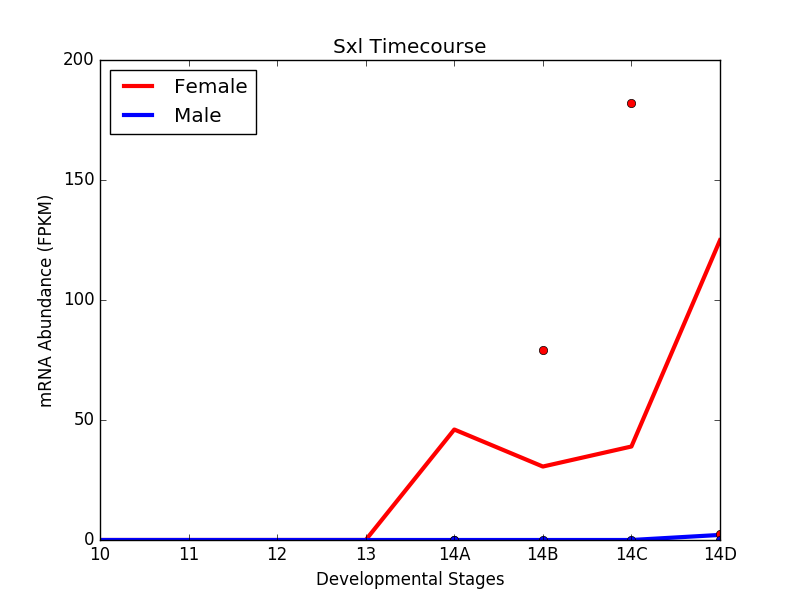

This figure's Python source:
#!/usr/bin/env python

"""
add timecourse of male Sxl abundance to the same plot
style it similarly to Lott et al., 2011 PLoS Biology (i.e. x-axis tick labels, color, legend, etc.)
add stage 14 replicates to the same plot (~/data/fastq/replicates.csv)

HINT: since there are only replicates for 14A/B/C/D, you will need to "skip" plotting 10/11/12/13
HINT: plt.plot( x, y, 'o' )
"""

import sys
import pandas as pd
import matplotlib.pyplot as plt

df_meta = pd.read_csv( sys.argv[1] )
ctab_dir = sys.argv[2]
df_dots = pd.read_csv( sys.argv[3])

fem_Sxl =[]

df_roi = df_meta["sex"] == "female" 
for sample in df_meta[ df_roi ][ "sample" ]:
    filename = ctab_dir + sample + "/t_data.ctab"
    df = pd.read_table( filename ) 
    df_roi2 = df["t_name"] == "FBtr0331261"
    fem_Sxl.append( df[ df_roi2 ]["FPKM"].values )




male_Sxl =[]

df_roi3 = df_meta["sex"] == "male"
for sample in df_meta[ df_roi3 ][ "sample" ]:
    filename = ctab_dir + "/" + sample + "/t_data.ctab"
    df = pd.read_table ( filename )

    df_roi4 = df["t_name"] == "FBtr0331261"
    male_Sxl.append( df[ df_roi4 ] ["FPKM"].values)
#
#
# #adding replicates dots
#
fem_replicates =[]

df_roi = df_dots["sex"] == "female"
for sample in df_dots[ df_roi ][ "sample" ]:
    filename = ctab_dir + sample + "/t_data.ctab"
    df = pd.read_table ( filename )
    df_roi2 = df["t_name"] == "FBtr0331261"
    fem_replicates.append( df[ df_roi2 ] ["FPKM"].values)
#
male_replicates =[]

df_roi = df_dots["sex"] == "male"
for sample in df_dots[ df_roi ][ "sample" ]:
    filename = ctab_dir + sample + "/t_data.ctab"
    df = pd.read_table ( filename )
    df_roi2 = df["t_name"] == "FBtr0331261"
    male_replicates.append( df[ df_roi2 ] ["FPKM"].values)

    
#making the plot pretty
x = [0,1,2,3,4,5,6,7]
xaxis = ["10", "11", "12", "13", "14A", "14B", "14C", "14D"]

plt.figure()
plt.plot( fem_Sxl, label = "Female", color = "r", linewidth = 3 )
plt.plot( male_Sxl,label = "Male", color = "b", linewidth = 3 )
plt.plot([4,5,6,7], fem_replicates, 'ro')
plt.plot([4,5,6,7], male_replicates, 'bo')
plt.title( "Sxl Timecourse")
plt.legend( loc="upper left")
plt.xlabel( "Developmental Stages")
plt.ylabel( "mRNA Abundance (FPKM)")
plt.xticks(x, xaxis)
plt.savefig( "timecourse.png")
plt.close()